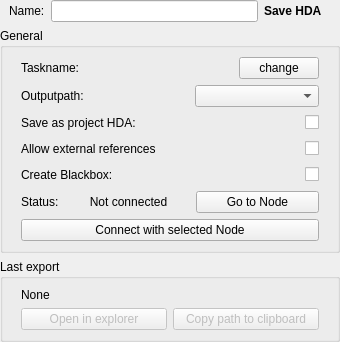
<?xml version="1.0" encoding="UTF-8"?>
<ui version="4.0">
 <class>wg_SaveHDA</class>
 <widget class="QWidget" name="wg_SaveHDA">
  <property name="geometry">
   <rect>
    <x>0</x>
    <y>0</y>
    <width>340</width>
    <height>325</height>
   </rect>
  </property>
  <property name="sizePolicy">
   <sizepolicy hsizetype="Fixed" vsizetype="Fixed">
    <horstretch>0</horstretch>
    <verstretch>0</verstretch>
   </sizepolicy>
  </property>
  <property name="minimumSize">
   <size>
    <width>340</width>
    <height>0</height>
   </size>
  </property>
  <property name="maximumSize">
   <size>
    <width>340</width>
    <height>16777215</height>
   </size>
  </property>
  <property name="windowTitle">
   <string>Export</string>
  </property>
  <layout class="QVBoxLayout" name="verticalLayout">
   <property name="leftMargin">
    <number>0</number>
   </property>
   <property name="topMargin">
    <number>0</number>
   </property>
   <property name="rightMargin">
    <number>0</number>
   </property>
   <property name="bottomMargin">
    <number>0</number>
   </property>
   <item>
    <widget class="QWidget" name="widget_4" native="true">
     <layout class="QHBoxLayout" name="horizontalLayout_2">
      <property name="topMargin">
       <number>0</number>
      </property>
      <property name="rightMargin">
       <number>18</number>
      </property>
      <property name="bottomMargin">
       <number>0</number>
      </property>
      <item>
       <widget class="QLabel" name="l_name">
        <property name="text">
         <string>Name:</string>
        </property>
       </widget>
      </item>
      <item>
       <widget class="QLineEdit" name="e_name">
        <property name="minimumSize">
         <size>
          <width>0</width>
          <height>0</height>
         </size>
        </property>
        <property name="maximumSize">
         <size>
          <width>9999</width>
          <height>16777215</height>
         </size>
        </property>
       </widget>
      </item>
      <item>
       <widget class="QLabel" name="l_class">
        <property name="font">
         <font>
          <weight>75</weight>
          <bold>true</bold>
         </font>
        </property>
        <property name="text">
         <string>Save HDA</string>
        </property>
       </widget>
      </item>
     </layout>
    </widget>
   </item>
   <item>
    <widget class="QGroupBox" name="groupBox_2">
     <property name="title">
      <string>General</string>
     </property>
     <layout class="QVBoxLayout" name="verticalLayout_3">
      <item>
       <widget class="QWidget" name="f_taskName" native="true">
        <layout class="QHBoxLayout" name="horizontalLayout_11">
         <property name="topMargin">
          <number>0</number>
         </property>
         <property name="bottomMargin">
          <number>0</number>
         </property>
         <item>
          <widget class="QLabel" name="l_tasklabel">
           <property name="text">
            <string>Taskname:</string>
           </property>
          </widget>
         </item>
         <item>
          <widget class="QLabel" name="l_taskName">
           <property name="sizePolicy">
            <sizepolicy hsizetype="Expanding" vsizetype="Preferred">
             <horstretch>0</horstretch>
             <verstretch>0</verstretch>
            </sizepolicy>
           </property>
           <property name="text">
            <string/>
           </property>
           <property name="alignment">
            <set>Qt::AlignCenter</set>
           </property>
          </widget>
         </item>
         <item>
          <widget class="QPushButton" name="b_changeTask">
           <property name="enabled">
            <bool>true</bool>
           </property>
           <property name="focusPolicy">
            <enum>Qt::NoFocus</enum>
           </property>
           <property name="text">
            <string>change</string>
           </property>
          </widget>
         </item>
        </layout>
       </widget>
      </item>
      <item>
       <widget class="QWidget" name="w_outPath" native="true">
        <layout class="QHBoxLayout" name="horizontalLayout_12">
         <property name="spacing">
          <number>0</number>
         </property>
         <property name="leftMargin">
          <number>9</number>
         </property>
         <property name="topMargin">
          <number>0</number>
         </property>
         <property name="rightMargin">
          <number>9</number>
         </property>
         <property name="bottomMargin">
          <number>0</number>
         </property>
         <item>
          <widget class="QLabel" name="l_outPath">
           <property name="text">
            <string>Outputpath:</string>
           </property>
          </widget>
         </item>
         <item>
          <spacer name="horizontalSpacer_6">
           <property name="orientation">
            <enum>Qt::Horizontal</enum>
           </property>
           <property name="sizeHint" stdset="0">
            <size>
             <width>113</width>
             <height>20</height>
            </size>
           </property>
          </spacer>
         </item>
         <item>
          <widget class="QComboBox" name="cb_outPath">
           <property name="minimumSize">
            <size>
             <width>124</width>
             <height>0</height>
            </size>
           </property>
          </widget>
         </item>
        </layout>
       </widget>
      </item>
      <item>
       <widget class="QWidget" name="w_projectHDA" native="true">
        <layout class="QHBoxLayout" name="horizontalLayout_19">
         <property name="topMargin">
          <number>0</number>
         </property>
         <property name="bottomMargin">
          <number>0</number>
         </property>
         <item>
          <widget class="QLabel" name="l_projectHDA">
           <property name="text">
            <string>Save as project HDA:</string>
           </property>
          </widget>
         </item>
         <item>
          <spacer name="horizontalSpacer_14">
           <property name="orientation">
            <enum>Qt::Horizontal</enum>
           </property>
           <property name="sizeHint" stdset="0">
            <size>
             <width>40</width>
             <height>20</height>
            </size>
           </property>
          </spacer>
         </item>
         <item>
          <widget class="QCheckBox" name="chb_projectHDA">
           <property name="text">
            <string/>
           </property>
          </widget>
         </item>
        </layout>
       </widget>
      </item>
      <item>
       <widget class="QWidget" name="w_externalReferences" native="true">
        <layout class="QHBoxLayout" name="horizontalLayout_20">
         <property name="topMargin">
          <number>0</number>
         </property>
         <property name="bottomMargin">
          <number>0</number>
         </property>
         <item>
          <widget class="QLabel" name="l_externalReferences">
           <property name="text">
            <string>Allow external references</string>
           </property>
          </widget>
         </item>
         <item>
          <spacer name="horizontalSpacer_23">
           <property name="orientation">
            <enum>Qt::Horizontal</enum>
           </property>
           <property name="sizeHint" stdset="0">
            <size>
             <width>40</width>
             <height>20</height>
            </size>
           </property>
          </spacer>
         </item>
         <item>
          <widget class="QCheckBox" name="chb_externalReferences">
           <property name="text">
            <string/>
           </property>
          </widget>
         </item>
        </layout>
       </widget>
      </item>
      <item>
       <widget class="QWidget" name="w_blackboxHDA" native="true">
        <layout class="QHBoxLayout" name="horizontalLayout_18">
         <property name="topMargin">
          <number>0</number>
         </property>
         <property name="bottomMargin">
          <number>0</number>
         </property>
         <item>
          <widget class="QLabel" name="l_blackboxHDA">
           <property name="text">
            <string>Create Blackbox:</string>
           </property>
          </widget>
         </item>
         <item>
          <spacer name="horizontalSpacer_12">
           <property name="orientation">
            <enum>Qt::Horizontal</enum>
           </property>
           <property name="sizeHint" stdset="0">
            <size>
             <width>40</width>
             <height>20</height>
            </size>
           </property>
          </spacer>
         </item>
         <item>
          <widget class="QCheckBox" name="chb_blackboxHDA">
           <property name="text">
            <string/>
           </property>
          </widget>
         </item>
        </layout>
       </widget>
      </item>
      <item>
       <widget class="QWidget" name="f_status" native="true">
        <layout class="QHBoxLayout" name="horizontalLayout_4">
         <property name="topMargin">
          <number>0</number>
         </property>
         <property name="bottomMargin">
          <number>0</number>
         </property>
         <item>
          <widget class="QLabel" name="label">
           <property name="minimumSize">
            <size>
             <width>40</width>
             <height>0</height>
            </size>
           </property>
           <property name="maximumSize">
            <size>
             <width>40</width>
             <height>16777215</height>
            </size>
           </property>
           <property name="text">
            <string>Status:</string>
           </property>
          </widget>
         </item>
         <item>
          <widget class="QLabel" name="l_status">
           <property name="text">
            <string>Not connected</string>
           </property>
           <property name="alignment">
            <set>Qt::AlignCenter</set>
           </property>
          </widget>
         </item>
         <item>
          <widget class="QPushButton" name="b_goTo">
           <property name="focusPolicy">
            <enum>Qt::NoFocus</enum>
           </property>
           <property name="text">
            <string>Go to Node</string>
           </property>
          </widget>
         </item>
        </layout>
       </widget>
      </item>
      <item>
       <widget class="QWidget" name="f_connect" native="true">
        <layout class="QHBoxLayout" name="horizontalLayout_3">
         <property name="topMargin">
          <number>0</number>
         </property>
         <property name="bottomMargin">
          <number>0</number>
         </property>
         <item>
          <widget class="QPushButton" name="b_connect">
           <property name="focusPolicy">
            <enum>Qt::NoFocus</enum>
           </property>
           <property name="text">
            <string>Connect with selected Node</string>
           </property>
          </widget>
         </item>
        </layout>
       </widget>
      </item>
     </layout>
    </widget>
   </item>
   <item>
    <widget class="QGroupBox" name="groupBox">
     <property name="title">
      <string>Last export</string>
     </property>
     <property name="checkable">
      <bool>false</bool>
     </property>
     <property name="checked">
      <bool>false</bool>
     </property>
     <layout class="QVBoxLayout" name="verticalLayout_4">
      <property name="leftMargin">
       <number>18</number>
      </property>
      <property name="rightMargin">
       <number>18</number>
      </property>
      <item>
       <widget class="QLabel" name="l_pathLast">
        <property name="text">
         <string>None</string>
        </property>
       </widget>
      </item>
      <item>
       <widget class="QWidget" name="widget_2" native="true">
        <layout class="QHBoxLayout" name="horizontalLayout_14">
         <property name="leftMargin">
          <number>0</number>
         </property>
         <property name="topMargin">
          <number>0</number>
         </property>
         <property name="rightMargin">
          <number>0</number>
         </property>
         <property name="bottomMargin">
          <number>0</number>
         </property>
         <item>
          <widget class="QPushButton" name="b_openLast">
           <property name="enabled">
            <bool>false</bool>
           </property>
           <property name="focusPolicy">
            <enum>Qt::NoFocus</enum>
           </property>
           <property name="text">
            <string>Open in explorer</string>
           </property>
          </widget>
         </item>
         <item>
          <widget class="QPushButton" name="b_copyLast">
           <property name="enabled">
            <bool>false</bool>
           </property>
           <property name="focusPolicy">
            <enum>Qt::NoFocus</enum>
           </property>
           <property name="text">
            <string>Copy path to clipboard</string>
           </property>
          </widget>
         </item>
        </layout>
       </widget>
      </item>
     </layout>
    </widget>
   </item>
  </layout>
 </widget>
 <resources/>
 <connections/>
</ui>
